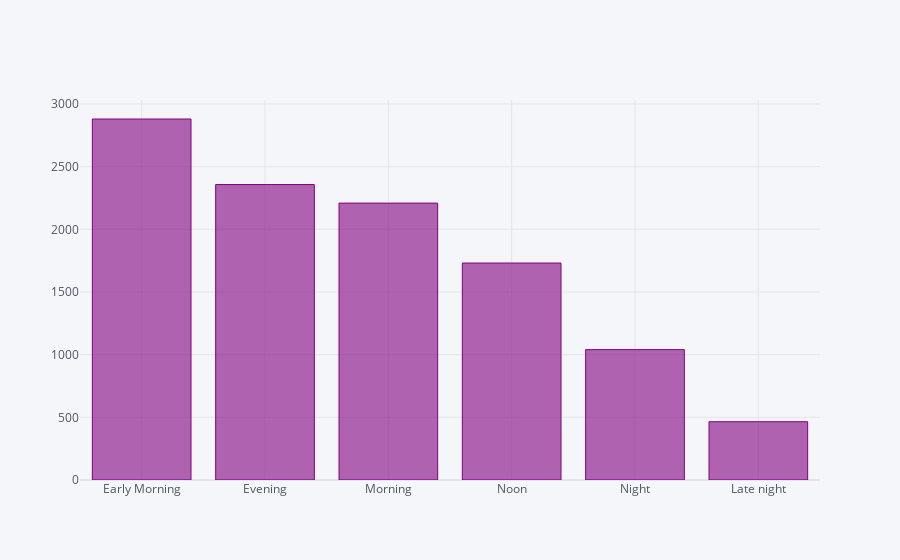

The code cell stored with this chart in its notebook:
### Code cell
data["Dep_Time_hour"].apply(flight_dep_time).value_counts().iplot(kind="bar",color="purple")

### Figure 1 — Plotly figure (JSON) as saved in the notebook; plotly's stock layout.template omitted (floating-point values rounded to 4 significant figures)
{"data": [{"marker": {"color": "rgba(128, 0, 128, 0.6)", "line": {"color": "rgba(128, 0, 128, 1.0)", "width": 1}}, "name": "count", "orientation": "v", "text": "", "type": "bar", "x": ["Early Morning", "Evening", "Morning", "Noon", "Night", "Late night"], "y": [2880, 2357, 2209, 1731, 1040, 465]}], "layout": {"autosize": true, "legend": {"bgcolor": "#F5F6F9", "font": {"color": "#4D5663"}}, "paper_bgcolor": "#F5F6F9", "plot_bgcolor": "#F5F6F9", "title": {"font": {"color": "#4D5663"}}, "xaxis": {"autorange": true, "gridcolor": "#E1E5ED", "range": [-0.5, 5.5], "showgrid": true, "tickfont": {"color": "#4D5663"}, "title": {"font": {"color": "#4D5663"}, "text": ""}, "type": "category", "zerolinecolor": "#E1E5ED"}, "yaxis": {"autorange": true, "gridcolor": "#E1E5ED", "range": [0, 3032.0], "showgrid": true, "tickfont": {"color": "#4D5663"}, "title": {"font": {"color": "#4D5663"}, "text": ""}, "type": "linear", "zerolinecolor": "#E1E5ED"}}}
